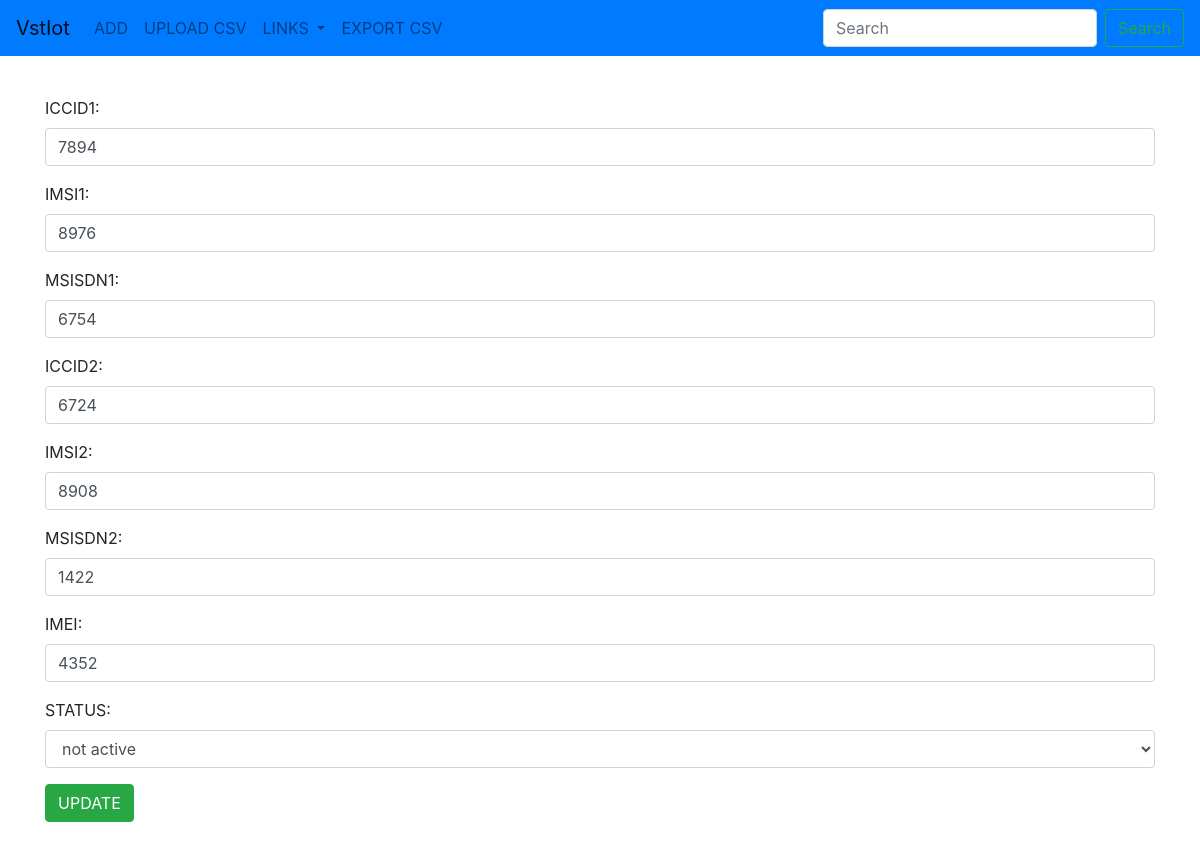
The page /update/1 on the database as committed earlier.
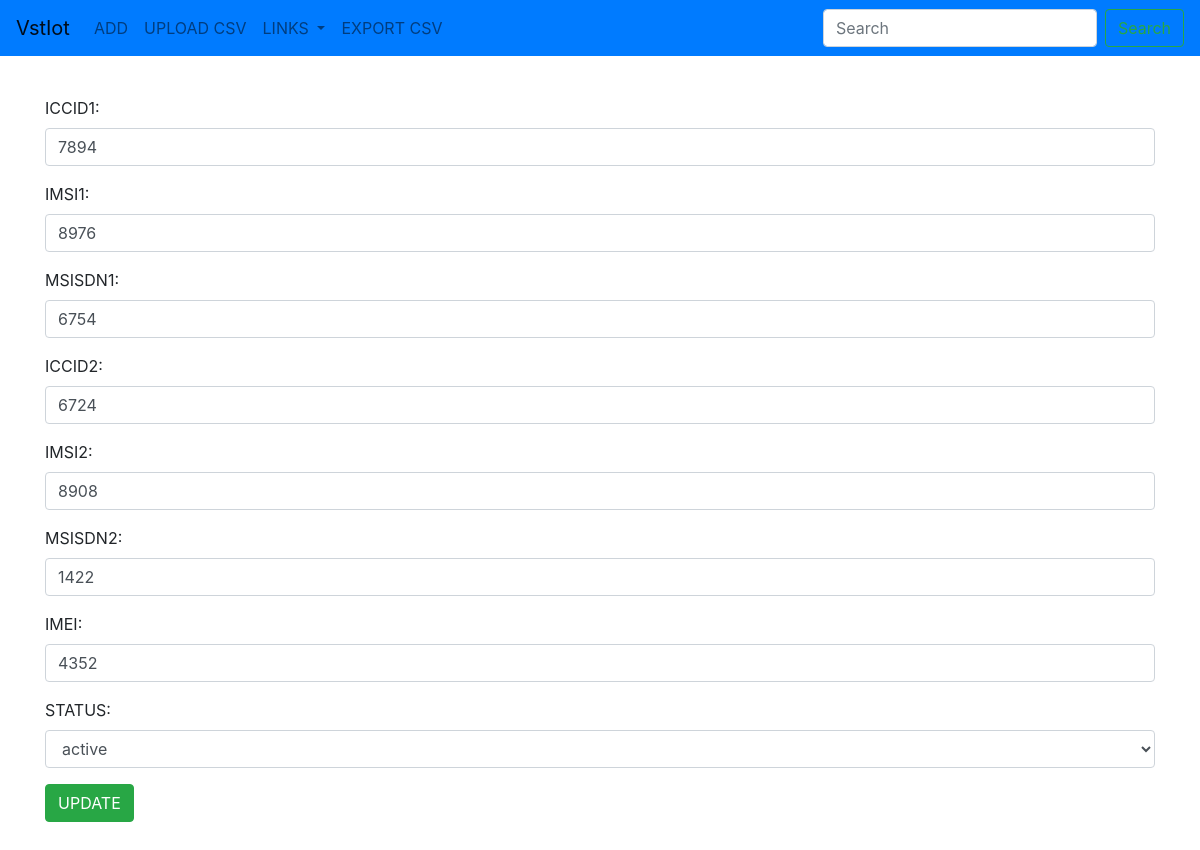
The same page on the database as committed later.
### vstiot/models.py (models this page shows)
class Items(models.Model):
    ICCID1 = models.CharField(max_length=50,blank=False)
    IMSI1 = models.CharField(max_length=50,blank=False)
    MSISDN1 = models.CharField(max_length=50,blank=False)
    ICCID2 = models.CharField(max_length=50,blank=False)
    IMSI2 = models.CharField(max_length=50,blank=False)
    MSISDN2 = models.CharField(max_length=50,blank=False)
    IMEI = models.CharField(max_length=50,blank=False)
    choices = (
        ('ACTIVE','active'),
        ('INACTIVE','not active'),
    )
    STATUS = models.CharField(max_length=50,blank=False,choices=choices,default='INACTIVE')

### vstiot/views.py (the view)
# urls.py: path('update/<int:item_id>',update,name='update'),
def update(request,item_id):
    item = Items.objects.get(id=item_id)
    form = ItemsForm(instance=item)
    if request.method == "POST":
        form = ItemsForm(request.POST,instance=item)
        if form.is_valid():
            form.save()
            messages.success(request,"Item has been updated successfully!")
            return redirect('home')
    return render(request,'update.html',{'form':form})

### vstiot/forms.py
class ItemsForm(forms.ModelForm):
    class Meta:
        model = Items
        fields = '__all__'
        widgets = {
            'ICCID1': forms.TextInput(attrs={'class':'form-control'}),
            'IMSI1' : forms.TextInput(attrs={'class':'form-control'}),
            'MSISDN1' : forms.TextInput(attrs={'class':'form-control'}),
            'ICCID2' : forms.TextInput(attrs={'class':'form-control'}),
            'IMSI2' : forms.TextInput(attrs={'class':'form-control'}),
            'MSISDN2' : forms.TextInput(attrs={'class':'form-control'}),
            'IMEI' : forms.TextInput(attrs={'class':'form-control'}),
            'STATUS' : forms.Select(attrs={'class':'form-control'}),
        }

### templates/update.html (shortened to what this page needs)
{% extends 'base.html' %}
{% block body %}
<div class="container">
    <div class="col-6.col-sm-4">
        <form action="#" method="post">
            {{ form.as_p}}
            <button type="submit" class="btn btn-success btn-md">UPDATE</button>
        </form>
    </div>
</div>
{% endblock %}

Rows that differ between the two databases and show on the page:
changed Items: STATUS "not active" → "active"
